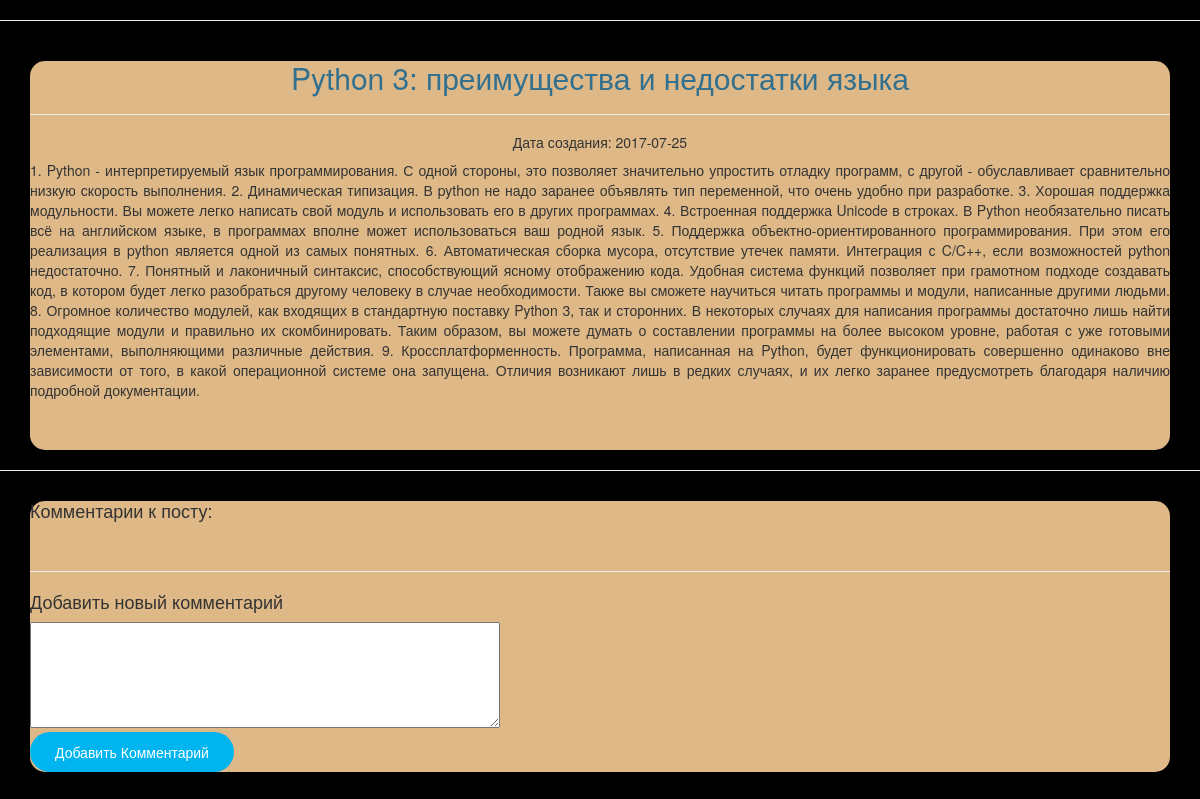
The page /post/python_advantages_and_disadvantages on the database its author committed.
### classwork_14.py (models this page shows, shortened)
class Article(db.Model):
    id = db.Column(db.Integer, primary_key=True, autoincrement=True)
    content = db.Column(db.String(10000), nullable=False)
    title = db.Column(db.String(100), nullable=False)
    article_url = db.Column(db.String(500),unique=True, nullable=False)
    date_created = db.Column(db.Date, default=datetime.datetime.now())
    is_visible = db.Column(db.Boolean, default=True)
    user_id = db.Column(db.Integer,
                        db.ForeignKey('user.id'),
                        nullable=False,
                        index=True)
    user = db.relationship(User, foreign_keys=[user_id, ])

### classwork_14.py (the view, shortened to what this page needs)
@app.route('/post/<article_url>', methods=['GET'])
def post(article_url):
    if request.method == 'GET':
        art = Article.query.filter_by(article_url = article_url).first()
        comm = Comment.query.filter_by(article = art)
        return render_template('page_article.html', post = art, comments = comm)

### classwork_14.py (called while the page is built)
@app.before_request
def before_request():
    g.user = current_user

### templates/page_article.html (shortened to what this page needs)
{% extends "base.html" %}
{% block body %}
<div class="container">
   <div class="row">
        <div class="col-xs-12">
            <div class="form-horizontal">
            <h2 class="text-center text-info">{{post.title}}</h2>
            <hr>
            <h5>Дата создания: {{post.date_created}}</h5>
            <p class="text-justify">{{post.content}}</p>
            </div>
        </div>
    </div>
</div>
<hr>
<div class="container">
   <div class="row">
        <div class="col-xs-12">
            <div class="form-horizontal">
                <h4 class="text-left">Комментарии к посту:</h4>
        <br>
        <hr>
        <form action="" method="post" class="text-left" accept-charset="utf-8">
        <h4>Добавить новый комментарий</h4>
              <textarea name="content" rows = '5' cols='60' required> </textarea>
              <br>
              <button type="submit" class="btn btn-default" style="float:left">Добавить комментарий</button>
    </form>
            </div>
        </div>
    </div>
</div>
{% endblock %}

### templates/base.html (style rules this page uses)
body { background-image:url('D:\\Лекции\Лекция_10\templates\images\fon.png'); background-color: black }
.form-horizontal { background: #DEB887; padding-bottom: 40px; border-radius: 15px; text-align: center; }
.form-horizontal .btn { float: right; font-size: 14px; color: #fff; background: #00b4ef; border-radius: 30px; padding: 10px 25px; border: none; text-transform: capitalize; transition: all 0.5s ease 0s; }

### rows shown on the page
Article: title "Python 3: преимущества и недостатки языка", date_created "2017-07-25", content "1. Python - интерпретируемый язык программирования. С одной стороны, это позволяет значительно упростить отладку программ, с другой - обуславливает сравнительно низкую скорость выполнения. 2. Динамическая типизация. В python не надо заранее объявлять тип переменной, что очень удобно при разработке. 3. Хорошая поддержка модульности. Вы можете легко написать свой модуль и использовать его в других программах. 4. Встроенная поддержка Unicode в строках. В Python необязательно писать всё на английском языке, в программах вполне может использоваться ваш родной язык. 5. Поддержка объектно-ориентированного программирования. При этом его реализация в python является одной из самых понятных. 6.…"
